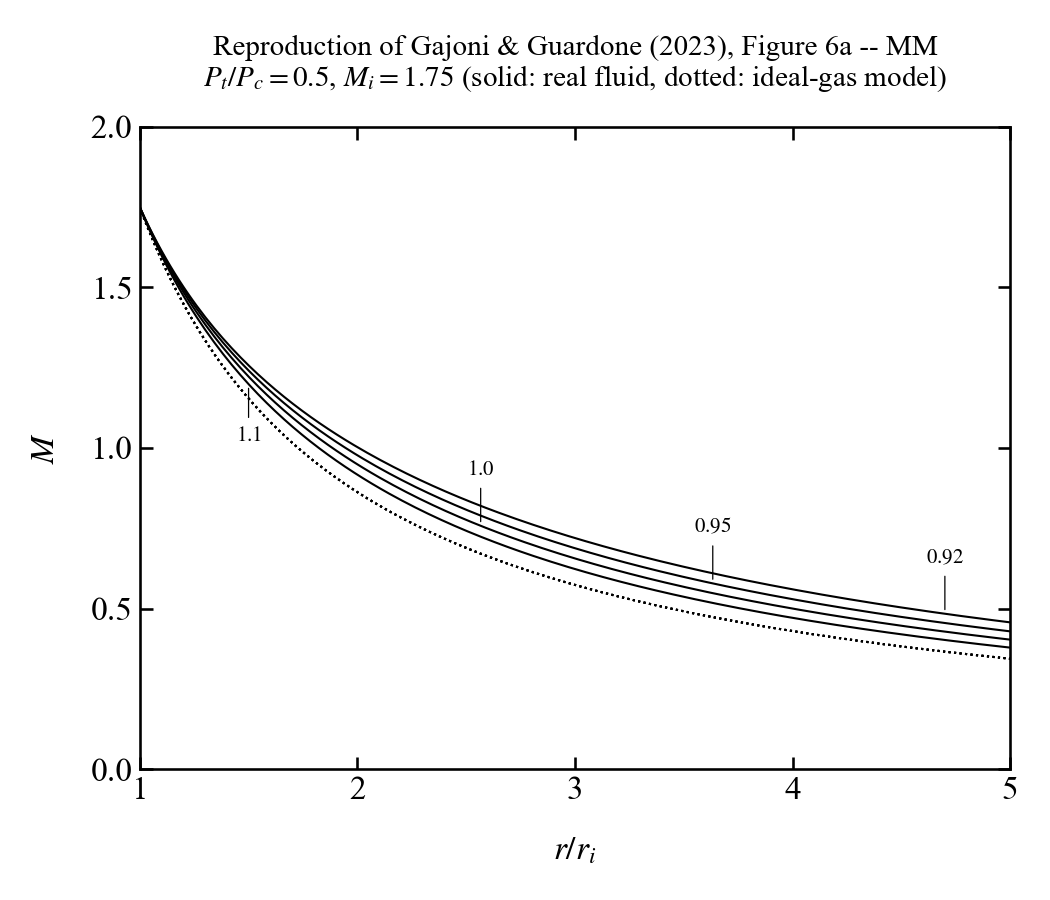

Here is the Python script that generated this plot:
"""
Reproduce Figure 6a of Gajoni & Guardone (JFM 2023): MM (hexamethyldi-
siloxane) in planar radial equilibrium, ideal-like stagnation regime.

    Pt/Pc = 0.5
    Tt/Tc = 0.92, 0.95, 1.0, 1.1   (solid curves)
    M_i   = 1.75                   (supersonic inlet)
    r~ integrated from 1 to 5

Dotted curves: ideal-gas comparison model (Eq. 2.8), using
gamma_ideal = lim_{P->0} cp(Tc,P)/cv(Tc,P) (Eq. 3.1).

Even though Gamma < 1 throughout this stagnation regime (MM is a High
Molecular Complexity fluid), the flow states stay in the J<0 region (see
Eq. 2.5: J = 1-Gamma-1/M^2), so no non-monotone (non-ideal gasdynamic)
Mach behaviour is expected here -- only a quantitative (non-ideal
thermodynamic) deviation from the ideal-gas curves. This script also
prints Gamma and J along each path as a check.
"""

import numpy as np
import matplotlib.pyplot as plt
import jaxprop as jxp

from common import (
    get_fluid, gamma_of_rho, find_rho_for_mach, integrate_radial_equilibrium,
    ideal_gas_gamma, ideal_gas_mach_profile, label_curves_staggered,
)

jxp.set_plot_options(grid=False, minor_ticks=False)

FLUID_NAME = "MM"
M_I = 1.75
R_TILDE_END = 5.0
PT_OVER_PC = 0.5
TT_OVER_TC_VALUES = [0.92, 0.95, 1.0, 1.1]


def main():
    fluid = get_fluid(FLUID_NAME)
    Tc, Pc = fluid.critical_point.T, fluid.critical_point.p
    gamma_ideal = ideal_gas_gamma(fluid, Tc)
    print(f"MM: Tc={Tc:.2f} K, Pc={Pc:.1f} Pa, gamma_ideal(Tc)={gamma_ideal:.4f}")

    Pt = PT_OVER_PC * Pc
    n = len(TT_OVER_TC_VALUES)
    r_labels = np.linspace(1.5, R_TILDE_END - 0.3, n)

    fig, ax = plt.subplots(figsize=(7, 6))
    curves = []

    for Tt_over_Tc in TT_OVER_TC_VALUES:
        Tt = Tt_over_Tc * Tc
        stag = fluid.get_state(jxp.PT_INPUTS, Pt, Tt)
        s0, h0, rho_stag = stag.s, stag.h, stag.rho

        rho_i = find_rho_for_mach(fluid, M_I, s0, h0, rho_stag)
        r_tilde, rho, M = integrate_radial_equilibrium(fluid, s0, h0, rho_i, R_TILDE_END)
        ax.plot(r_tilde, M, "-", lw=1.0, color="black")

        M_ideal = ideal_gas_mach_profile(M_I, gamma_ideal, r_tilde)
        ax.plot(r_tilde, M_ideal, ":", lw=1.0, color="black")

        # Check: Gamma < 1 and J < 0 throughout (no crossing), as expected
        # for this "ideal-like" stagnation regime (Pt/Pc=0.5).
        Gamma_path = np.array([gamma_of_rho(fluid, r, s0) for r in rho])
        J_path = 1.0 - Gamma_path - 1.0 / M**2
        print(f"Tt/Tc={Tt_over_Tc}: Gamma in [{Gamma_path.min():.3f}, "
              f"{Gamma_path.max():.3f}], J in [{J_path.min():.3f}, "
              f"{J_path.max():.3f}] (all < 0: {np.all(J_path < 0)})")

        curves.append((Tt_over_Tc, r_tilde, M))

    label_curves_staggered(ax, curves, r_labels)

    ax.set_xlabel(r"$r/r_i$", fontsize=16)
    ax.set_ylabel(r"$M$", fontsize=16)
    ax.set_xlim(1, R_TILDE_END)
    ax.set_ylim(0, 2)
    ax.set_xticks([1, 2, 3, 4, 5])
    ax.set_yticks([0.0, 0.5, 1.0, 1.5, 2.0])
    ax.tick_params(axis="both", labelsize=16)
    ax.set_title("Reproduction of Gajoni & Guardone (2023), Figure 6a -- MM\n"
                  r"$P_t/P_c=0.5$, $M_i=1.75$ "
                  "(solid: real fluid, dotted: ideal-gas model)")
    plt.tight_layout()
    fig.savefig("figure6a_mm_ideal_conditions.png", dpi=150)
    plt.show()


if __name__ == "__main__":
    main()
